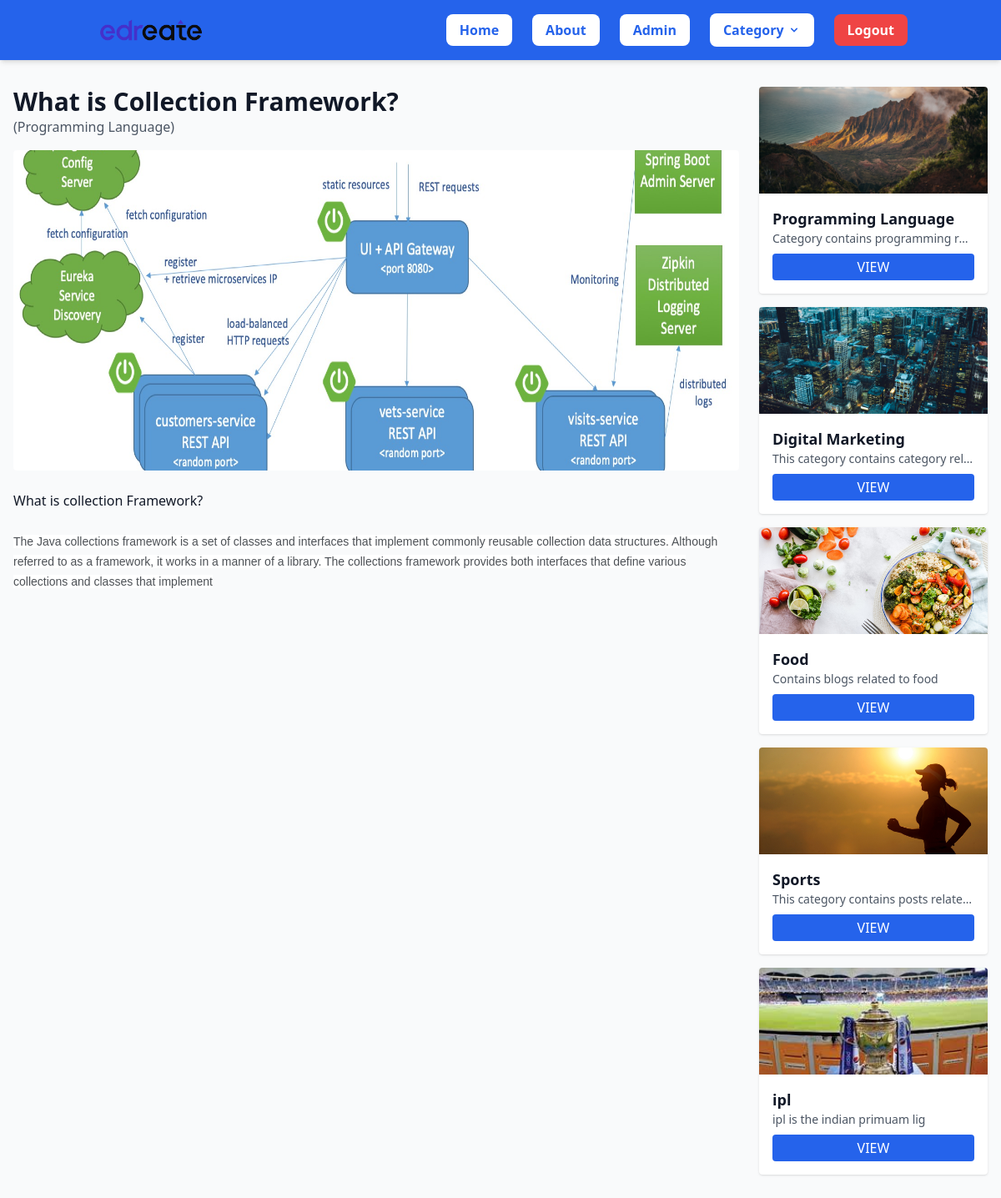
Page /blog/cl/ (signed in) on the committed database.
### blog/models.py (models this page shows, shortened)
class Post(models.Model):
    post_id = models.AutoField(primary_key=True)
    title = models.CharField(max_length=200)
    content = models.TextField()
    url = models.CharField(max_length=100)
    cat = models.ForeignKey(Category, on_delete=models.CASCADE)
    image = models.ImageField(upload_to='post/')
    author = models.ForeignKey(User, on_delete=models.CASCADE, null=True)

class Category(models.Model):
    cat_id = models.AutoField(primary_key=True)
    title = models.CharField(max_length=100)
    description = models.TextField()
    url = models.CharField(max_length=100)
    image = models.ImageField(upload_to='category/')
    add_date = models.DateTimeField(auto_now_add=True, null=True)

### blog/views.py (the view)
# urls.py: path('blog/<slug:url>/', views.post, name='post_detail'),
def post(request, url):
    post = Post.objects.get(url=url)
    cats = Category.objects.all()
    return render(request, 'posts.html', {'post': post, 'cats': cats})

### template/posts.html (shortened to what this page needs)
{% extends 'base.html' %}
{% block content %}
<div class="max-w-7xl mx-auto px-4">
    <div class="grid grid-cols-1 lg:grid-cols-4 gap-6">
        <div class="lg:col-span-3">
            <h1 class="text-3xl font-bold">{{ post.title }}</h1>
            <p class="text-gray-600 mb-4">({{ post.cat.title }})</p>
            <img src="/media/{{ post.image }}" class="w-full h-96 object-cover rounded mb-6" alt="{{ post.title }}">
            <div class="prose max-w-none">{{ post.content|safe }}</div>
        </div>
        <div class="space-y-4">
            {% for cat in cats %}
            <div class="bg-white rounded shadow">
                <img src="/media/{{ cat.image }}" class="w-full h-32 object-cover rounded-t" alt="">
                <div class="p-4">
                    <h3 class="font-bold text-lg">{{ cat.title }}</h3>
                    <p class="text-sm text-gray-600 truncate">{{ cat.description }}</p>
                    <a href="/category/{{ cat.url }}" class="block text-center mt-2 bg-blue-600 text-white py-1 rounded">VIEW</a>
                </div>
            </div>
            {% endfor %}
        </div>
    </div>
</div>
{% endblock %}

### rows in the picture
Post: title "What is Collection Framework?", cat "Programming Language", image (picture), content "What is collection Framework? The Java collections framework is a set of classes and interfaces that implement commonly reusable collection data structures. Although referred to as a framework, it works in a manner of a library. The collections framework provides both interfaces that define various collections and classes that implement"
Category: image (picture), title "Programming Language", description "Category contains programming r…"
Category: image (picture), title "Digital Marketing", description "This category contains category rel…"
Category: image (picture), title "Food", description "Contains blogs related to food"
Category: image (picture), title "Sports", description "This category contains posts relate…"
Category: image (picture), title "ipl", description "ipl is the indian primuam lig"
